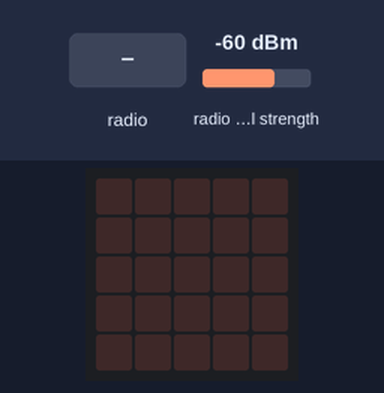
The program below on a simulated BBC micro:bit (MakeCode). Shown: the board's 5×5 LED display. Inputs (shaded band) come from the test bench; at power-on: radio signal strength -60 dBm. No radio messages arrive unless stated (any console line starting 'radio sent:' is added by the test bench); what the program prints to the serial console is not drawn.

Above: at 1.2 s.
1.3 s: radio message "6" arrives
At 1.7 s:
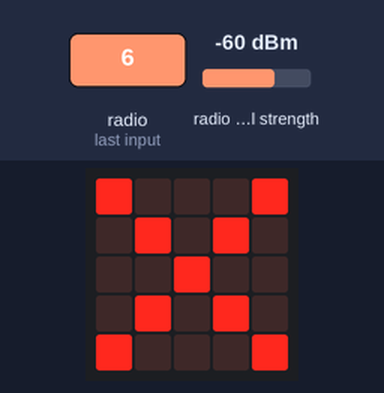
At 3.1 s:
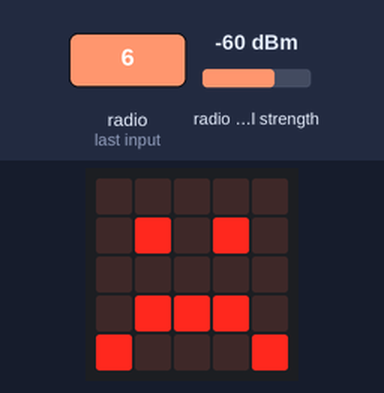
Timing chart, 0 to 4.6 s (numbered marks = the images above; inputs shaded):
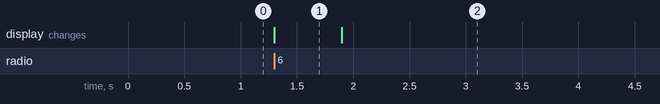

Measured:
- after the input at 1.3 s, the display: changes at once (image 1)
- what the display in image 1 shows lasts 0.6 s, from 1.3 s to 1.9 s

The program:

main.ts
```typescript
radio.onReceivedNumber(function (receivedNumber) {
    if (radio.receivedPacket(RadioPacketProperty.SignalStrength) > -20) {
        basic.showIcon(IconNames.Yes)
    } else {
        basic.showIcon(IconNames.No)
    }
    if (radio.receivedPacket(RadioPacketProperty.SignalStrength) < -20) {
        basic.showIcon(IconNames.Sad)
    }
})
radio.setGroup(100)
radio.setTransmitPower(3)
basic.forever(function () {
    radio.sendNumber(6)
})
```

test.ts
```typescript
// aquí va el archivo "tests"; esto no se compilará cuando este paquete se utilice como una extensión.
```
